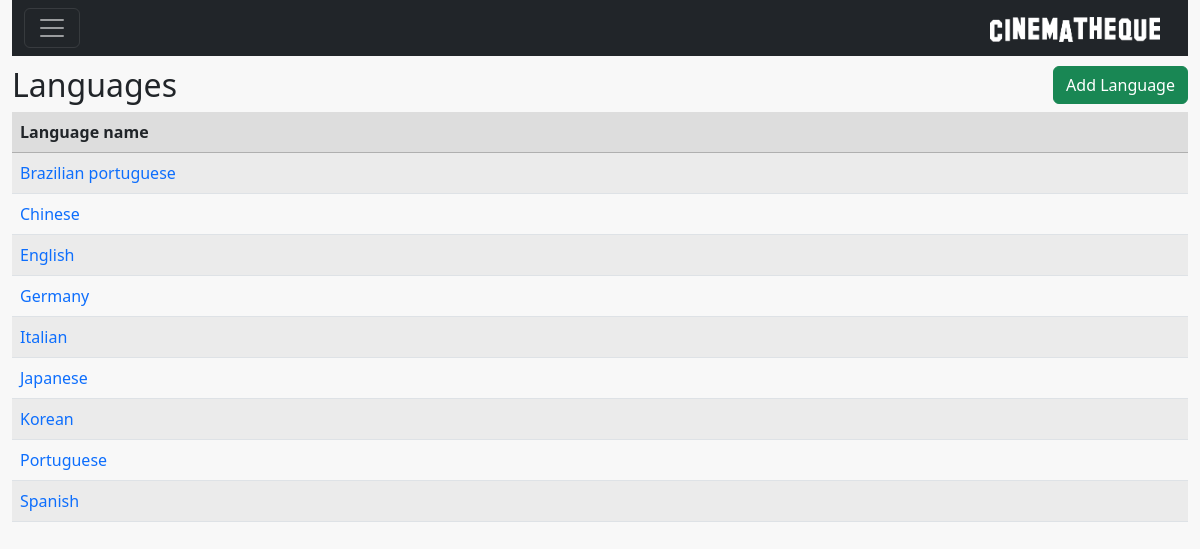
Page /languagelist (signed in) on the committed database.
### core/models.py (models this page shows, shortened)
class Base(models.Model):
    DateTimeOfInsert = models.DateTimeField(auto_now_add=True,auto_now=False)
    DateTimeOfLastUpdate = models.DateTimeField(auto_now=True)
    InsertUser = models.ForeignKey( settings.AUTH_USER_MODEL, null=True, blank=True,
                                    on_delete=models.CASCADE, related_name='+' )
    LastUpdateUser = models.ForeignKey( settings.AUTH_USER_MODEL, null=True, blank=True,
                                         on_delete=models.CASCADE, related_name='+' )
    class Meta:
        abstract = True

class Language(Base):
    NameEN = models.CharField(max_length=30)
    NamePT_BR = models.CharField(max_length=30)

### core/views.py (the view)
# urls.py: re_path(r'languagelist', languageList, name='core_language_list'),
@login_required
def languageList(request):
    languages = Language.objects.all().order_by('NameEN')
    data = {'userProfile': UserProfile.objects.get(User=request.user),
            'class': Language,
            'languages': languages}
    return render(request, 'core/languagelist.html', data )

### core/models.py (called while the page is built)
    def __str__(self):
        return self.User.username

    def is_superuser(self):
        return self.User.is_superuser

### templatetags/filter.py (called while the page is built)
@register.filter
def get_class_name(value):
    if f'{value._meta.verbose_name}'.capitalize() != f'{value.__class__.__name__}'.capitalize() :
        str = f'{value._meta.verbose_name}'
    else:
        str = f'{value.__class__.__name__}'.capitalize()
    return str

@register.filter
def get_class_plural_name(value):
    if f'{value._meta.verbose_name_plural}'.capitalize() != f'{value.__class__.__name__}'.capitalize() + 's':
        str = f'{value._meta.verbose_name_plural}'
    else:
        str = value.__class__.__name__ + 's'
    return str

### core/templates/core/languagelist.html
{% extends 'baselist.html' %}
{% load filter %}
{% block insertButton %}
    <a href="{% url 'core_language_insert' %}" class="btn btn-success">Add {{class|get_class_name}}</a>
{% endblock %}
{% block list %}
     <div class="col">
         <table class="table table-striped">
             <thead class="bgheadlist">
               <tr class="bgheadlist">
                 <th scope="col">Language name</th>
               </tr>
             </thead>
             <tbody>
             {% for language in languages %}
               <tr>
                 <td><a href="{% url 'core_language_update' language.id %}">{{language.NameEN}}</a></td>
               </tr>
               {% endfor%}
             </tbody>
         </table>
    </div>
{% endblock %}

### static/style.css (style rules this page uses)
a { text-decoration: none; }
.bgheadlist { background-color: #dddddd!important; border-bottom: 2px; border-color: #afafaf; }

### rows in the picture
Language: NameEN "Brazilian portuguese"
Language: NameEN "Chinese"
Language: NameEN "English"
Language: NameEN "Germany"
Language: NameEN "Italian"
Language: NameEN "Japanese"
Language: NameEN "Korean"
Language: NameEN "Portuguese"
Language: NameEN "Spanish"

### other values in the picture
{{ class|get_class_plural_name }} "Languages"
{{ class|get_class_name }} "Language"
